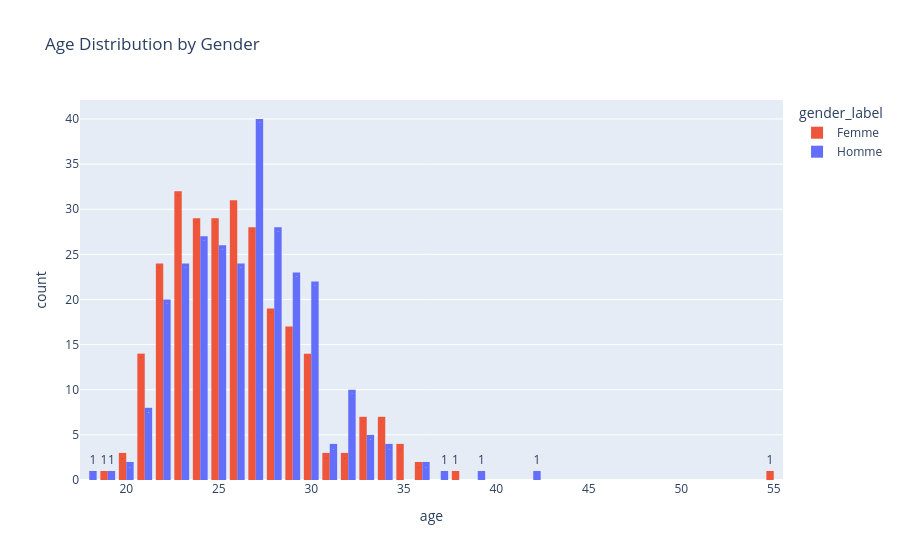

The notebook cell this image was saved under:
### Markdown cell above
### Repartision par Age et genre de la population d'étude

### Code cell
df_unique = df.drop_duplicates(subset=['iid'])
df_unique['gender_label'] = df_unique['gender'].map({0: 'Femme', 1: 'Homme'})
fig = px.histogram(df_unique, x='age', color='gender_label', barmode='group',
                   title='Age Distribution by Gender',
                   color_discrete_map={'Femme': '#EF553B',  # Rouge pour 0 (homme)
                                      'Homme': '#636EFA'},  # Bleu pour 1 (femme))
                    text_auto=True)  # Affiche les valeurs sur les barres
fig.show()

### Figure 1 — Plotly figure (JSON) as saved in the notebook; plotly's stock layout.template omitted (floating-point values rounded to 4 significant figures; data arrays with more than 128 entries replaced by an {"elided": "..."} marker saying what was removed)
{"data": [{"alignmentgroup": "True", "bingroup": "x", "hovertemplate": "gender_label=Femme<br>age=%{x}<br>count=%{y}<extra></extra>", "legendgroup": "Femme", "marker": {"color": "#EF553B", "pattern": {"shape": ""}}, "name": "Femme", "offsetgroup": "Femme", "orientation": "v", "showlegend": true, "texttemplate": "%{value}", "type": "histogram", "x": {"elided": "274 float values"}, "xaxis": "x", "yaxis": "y"}, {"alignmentgroup": "True", "bingroup": "x", "hovertemplate": "gender_label=Homme<br>age=%{x}<br>count=%{y}<extra></extra>", "legendgroup": "Homme", "marker": {"color": "#636EFA", "pattern": {"shape": ""}}, "name": "Homme", "offsetgroup": "Homme", "orientation": "v", "showlegend": true, "texttemplate": "%{value}", "type": "histogram", "x": {"elided": "277 float values"}, "xaxis": "x", "yaxis": "y"}], "layout": {"barmode": "group", "legend": {"title": {"text": "gender_label"}, "tracegroupgap": 0}, "title": {"text": "Age Distribution by Gender"}, "xaxis": {"anchor": "y", "domain": [0, 1], "title": {"text": "age"}}, "yaxis": {"anchor": "x", "domain": [0, 1], "title": {"text": "count"}}}}
